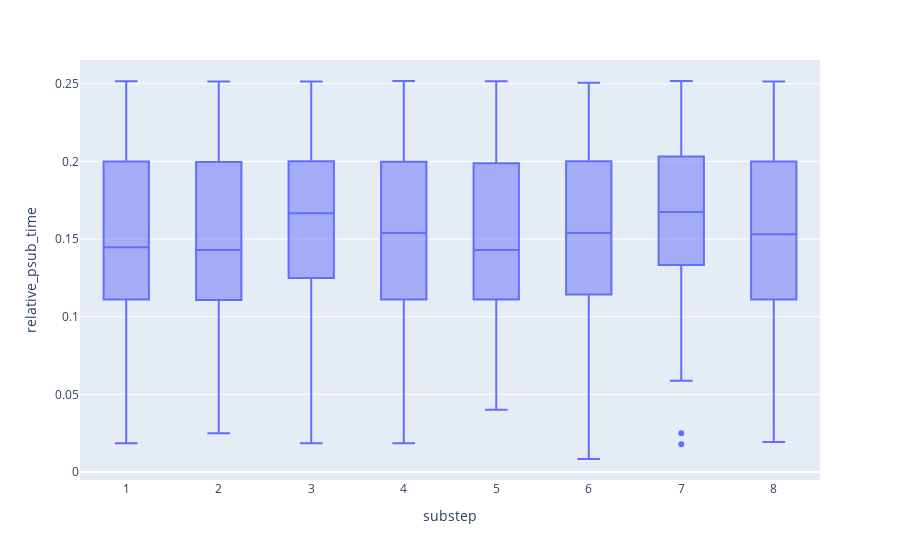

Notebook code for this chart:
### Code cell
from cadCAD_tools import profile_run

from model.psub import psubs
from model.state import genesis_state
from model.config import simulation_config
from model.config import params

TIMESTEPS = len(simulation_config[0]['T'])
SAMPLES = simulation_config[0]['N'] 
# df = run()
df = profile_run(genesis_state,
                 params,
                 psubs,
                 TIMESTEPS,
                 SAMPLES)
from cadCAD_tools.profiling.visualizations import visualize_substep_impact

visualize_substep_impact(df, relative=True)

### Figure 1 — Plotly figure (JSON) as saved in the notebook; plotly's stock layout.template omitted (floating-point values rounded to 4 significant figures; data arrays with more than 128 entries replaced by an {"elided": "..."} marker saying what was removed)
{"data": [{"alignmentgroup": "True", "hovertemplate": "substep=%{x}<br>relative_psub_time=%{y}<extra></extra>", "legendgroup": "", "marker": {"color": "#636efa"}, "name": "", "notched": false, "offsetgroup": "", "orientation": "v", "showlegend": false, "type": "box", "x": {"elided": "2754 int values"}, "x0": " ", "xaxis": "x", "y": {"elided": "2754 float values"}, "y0": " ", "yaxis": "y"}], "layout": {"boxmode": "group", "legend": {"tracegroupgap": 0}, "margin": {"t": 60}, "xaxis": {"anchor": "y", "domain": [0, 1], "title": {"text": "substep"}}, "yaxis": {"anchor": "x", "domain": [0, 1], "title": {"text": "relative_psub_time"}}}}
